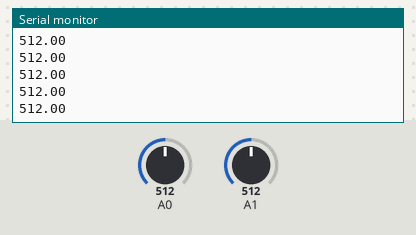
Simulated run of this sketch. Board: Arduino Uno, built with avr-gcc and run on an emulated ATmega328P. On the bench: the last lines printed to the serial monitor. Inputs (shaded band) come from the test bench; at power-on: A0 = 512, A1 = 512.

Above: at 1.2 s.
1.3 s: A0 set to 716
At 2.4 s:
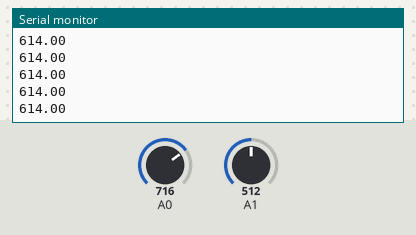
2.8 s: A1 set to 716
At 3.6 s:
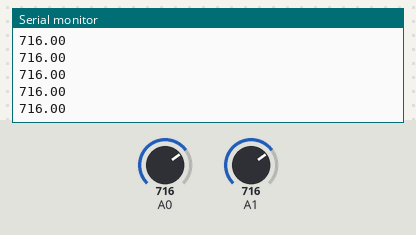
4.3 s: A0 set to 900
At 5.4 s:
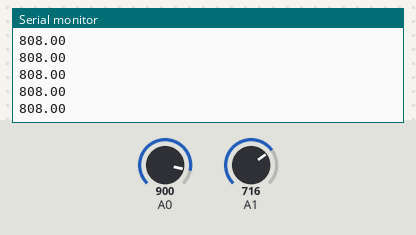
5.8 s: A1 set to 900
At 6.9 s:
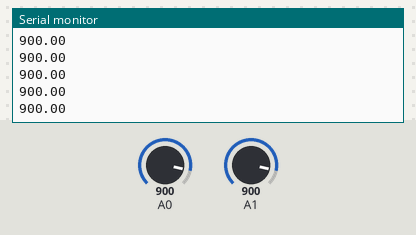
Timing chart, 0 to 8.3 s (numbered marks = the images above; inputs shaded):
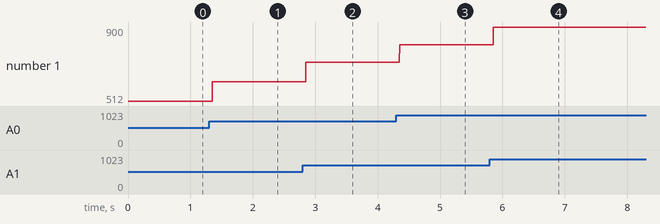

Measured:
- after the input at 1.3 s, the serial monitor: prints a new line after 0.05 s (image 1)
- after the input at 2.8 s, the serial monitor: prints a new line after 0.05 s (image 2)
- after the input at 4.3 s, the serial monitor: prints a new line after 0.05 s (image 3)
- after the input at 5.8 s, the serial monitor: prints a new line after 0.05 s (image 4)
- plotted number 1: 512 → 614 after the input at 1.3 s, 614 → 716 after the input at 2.8 s, 716 → 808 after the input at 4.3 s, 808 → 900 after the input at 5.8 s

The sketch:

Compression_kirigami_demo.ino
```cpp
#include "MedianFilterLib2.h"

/*
  Darren Lewis calculated pressure readings MPX5010 baed on datasheet
  datasheet: https://docs.rs-online.com/9979/0900766b8138443c.pdf
  my website: http://darrenlewismechatronics.co.uk/
*/
MedianFilter2<float> medianFilter1(10);
MedianFilter2<float> medianFilter2(10);

float pressure_1 = 0;
float pressure_2 = 0;
float average_pressure = 0;


void setup() {
  Serial.begin(19200);
}

void loop() {

  pressure_1 = medianFilter1.AddValue(analogRead(A0));
  pressure_2 = medianFilter2.AddValue(analogRead(A1));
  average_pressure = (pressure_1 + pressure_2) / 2;

  Serial.println(average_pressure);

}
```
